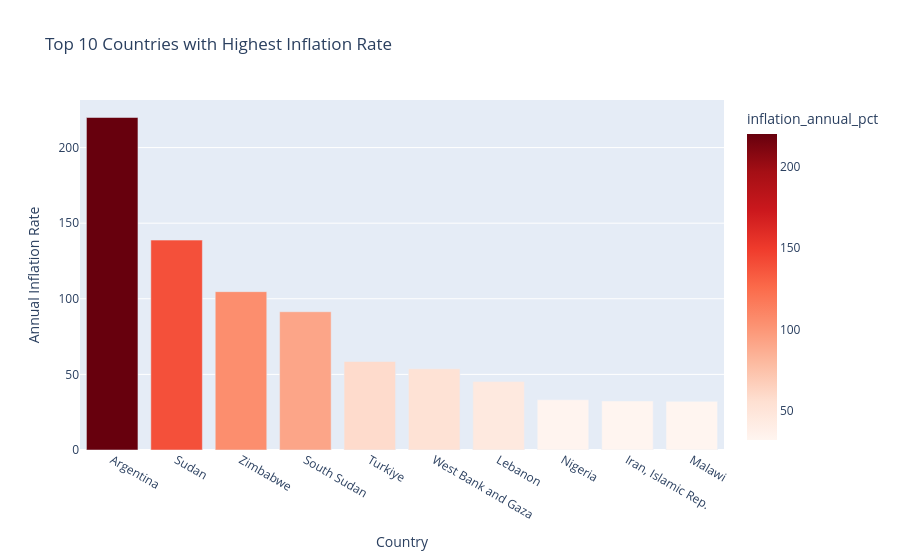

Source (notebook cell):
### Code cell
fig = px.bar(
    data_frame = top_30.head(10),
    x = "country",
    y = "inflation_annual_pct",
    color = "inflation_annual_pct",
    color_continuous_scale= px.colors.sequential.Reds,
    title = "Top 10 Countries with Highest Inflation Rate"
)
fig.update_layout(
    xaxis_title = "Country",
    yaxis_title = "Annual Inflation Rate"
)
fig.show()

### Figure 1 — Plotly figure (JSON) as saved in the notebook; plotly's stock layout.template omitted (floating-point values rounded to 4 significant figures)
{"data": [{"hovertemplate": "country=%{x}<br>inflation_annual_pct=%{marker.color}<extra></extra>", "legendgroup": "", "marker": {"color": [219.9, 138.8, 104.7, 91.44, 58.51, 53.67, 45.24, 33.24, 32.46, 32.18], "coloraxis": "coloraxis", "pattern": {"shape": ""}}, "name": "", "orientation": "v", "showlegend": false, "textposition": "auto", "type": "bar", "x": ["Argentina", "Sudan", "Zimbabwe", "South Sudan", "Turkiye", "West Bank and Gaza", "Lebanon", "Nigeria", "Iran, Islamic Rep.", "Malawi"], "xaxis": "x", "y": [219.9, 138.8, 104.7, 91.44, 58.51, 53.67, 45.24, 33.24, 32.46, 32.18], "yaxis": "y"}], "layout": {"barmode": "relative", "coloraxis": {"autocolorscale": false, "colorbar": {"title": {"text": "inflation_annual_pct"}}, "colorscale": [[0, "rgb(255,245,240)"], [0.125, "rgb(254,224,210)"], [0.25, "rgb(252,187,161)"], [0.375, "rgb(252,146,114)"], [0.5, "rgb(251,106,74)"], [0.625, "rgb(239,59,44)"], [0.75, "rgb(203,24,29)"], [0.875, "rgb(165,15,21)"], [1, "rgb(103,0,13)"]]}, "legend": {"tracegroupgap": 0}, "title": {"text": "Top 10 Countries with Highest Inflation Rate"}, "xaxis": {"anchor": "y", "domain": [0, 1], "title": {"text": "Country"}}, "yaxis": {"anchor": "x", "domain": [0, 1], "title": {"text": "Annual Inflation Rate"}}}}
